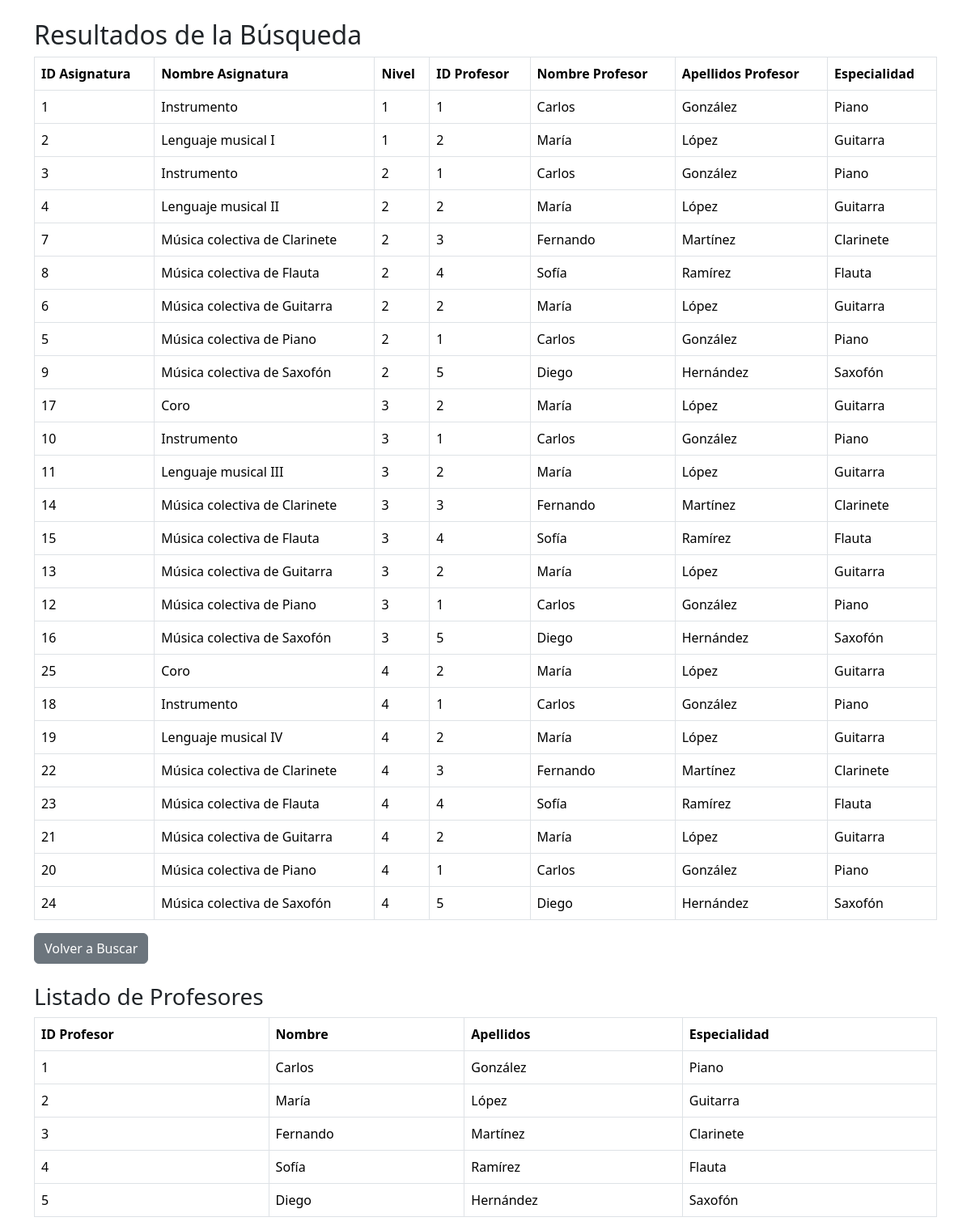
Page /escuelamusica/interfazAdmin/asignaturas/procesar_listaAsigProf2.php on the earlier database version.
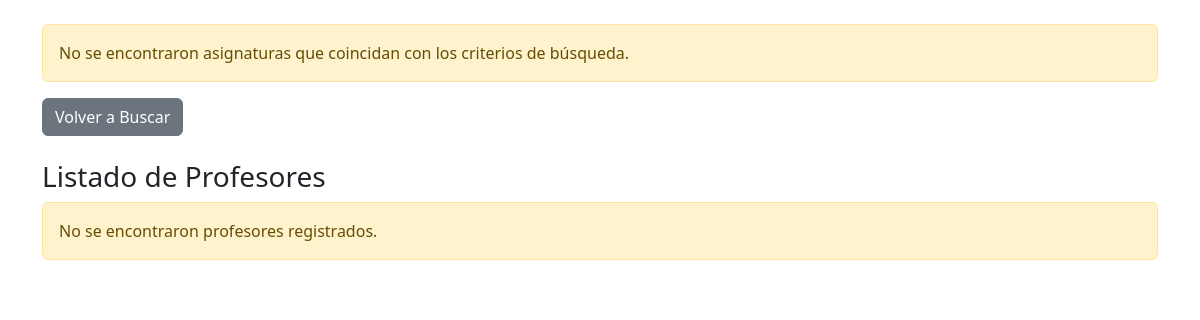
Same page on the later database version.
### tables this page shows
CREATE TABLE Asignaturas (
    id_asignatura INT AUTO_INCREMENT PRIMARY KEY,
    nombre VARCHAR(100) NOT NULL,
    nivel TINYINT NOT NULL,
    tipo ENUM('Individual', 'Colectiva') NOT NULL,
    id_profesor INT DEFAULT 1,
    id_especialidad INT,
    FOREIGN KEY (id_profesor) REFERENCES Profesores(id_profesor) ON DELETE SET NULL,
    FOREIGN KEY (id_especialidad) REFERENCES Especialidades(id_especialidad) ON DELETE SET NULL
);

CREATE TABLE Profesores (
    id_profesor INT AUTO_INCREMENT PRIMARY KEY,
    dni VARCHAR(9) NOT NULL UNIQUE,   
    nombre VARCHAR(100) NOT NULL,
    apellidos VARCHAR(100) NOT NULL,
    id_especialidad INT,
    telefono VARCHAR(15),
    email VARCHAR(100),
    FOREIGN KEY (id_especialidad) REFERENCES Especialidades(id_especialidad)
);

CREATE TABLE Especialidades (
    id_especialidad INT AUTO_INCREMENT PRIMARY KEY,
    nombre VARCHAR(100) NOT NULL UNIQUE
);

### escuelamusica/interfazAdmin/asignaturas/procesar_listaAsigProf2.php (the view, shortened to what this page needs)
<!DOCTYPE html>
<html lang="es">
<head>
    <link href="../../css/bootstrap.min.css" rel="stylesheet">
</head>
<body>
<?php
include('../../includes/conexion.php');
$sql = "SELECT
            A.id_asignatura AS id_asig,
            A.nombre AS nombre_asignatura,
            A.nivel,
            P.id_profesor AS id_prof,
            P.nombre AS nombre_profesor,
            P.apellidos AS apellido_profesor,
            E.nombre AS especialidad_profesor
        FROM
            Asignaturas A
        JOIN
            Profesores P ON A.id_profesor = P.id_profesor
        JOIN
            Especialidades E ON P.id_especialidad = E.id_especialidad
        WHERE 1=1";
$sql .= " ORDER BY A.nivel, A.nombre";
$resultado = mysqli_query($conexion, $sql);
if (mysqli_num_rows($resultado) > 0) {
    echo "<div class='container mt-4'>";
    echo "<h2>Resultados de la Búsqueda</h2>";
    echo "<table class='table table-bordered'>";
    echo "<thead><tr><th>ID Asignatura</th><th>Nombre Asignatura</th><th>Nivel</th><th>ID Profesor</th><th>Nombre Profesor</th><th>Apellidos Profesor</th><th>Especialidad</th></tr></thead>";
    echo "<tbody>";
    while ($row = mysqli_fetch_assoc($resultado)) {
        echo "<tr>";
        echo "<td>" . $row['id_asig'] . "</td>";
        echo "<td>" . $row['nombre_asignatura'] . "</td>";
        echo "<td>" . $row['nivel'] . "</td>";
        echo "<td>" . $row['id_prof'] . "</td>";
        echo "<td>" . $row['nombre_profesor'] . "</td>";
        echo "<td>" . $row['apellido_profesor'] . "</td>";
        echo "<td>" . $row['especialidad_profesor'] . "</td>";
        echo "</tr>";
    }
    echo "</tbody></table>";
    echo "<a href='listasFiltroAsigProf.php' class='btn btn-secondary'>Volver a Buscar</a>";
    echo "</div>";
} else {
    echo "<div class='container mt-4'>";
    echo "<div class='alert alert-warning' role='alert'>No se encontraron asignaturas que coincidan con los criterios de búsqueda.</div>";
    echo "<a href='listasFiltroAsigProf.php' class='btn btn-secondary'>Volver a Buscar</a>";
    echo "</div>";
}
$sql_profesores = "SELECT
                        P.id_profesor,
                        P.nombre,
                        P.apellidos,
                        E.nombre AS especialidad
                    FROM
                        Profesores P
                    JOIN
                        Especialidades E ON P.id_especialidad = E.id_especialidad";
$resultado_profesores = mysqli_query($conexion, $sql_profesores);
echo "<div class='container mt-4'>";
echo "<h3>Listado de Profesores</h3>";
if (mysqli_num_rows($resultado_profesores) > 0) {
    echo "<table class='table table-bordered'>";
    echo "<thead><tr><th>ID Profesor</th><th>Nombre</th><th>Apellidos</th><th>Especialidad</th></tr></thead>";
    echo "<tbody>";
    while ($profesor = mysqli_fetch_assoc($resultado_profesores)) {
        echo "<tr>";
        echo "<td>" . $profesor['id_profesor'] . "</td>";
        echo "<td>" . $profesor['nombre'] . "</td>";
        echo "<td>" . $profesor['apellidos'] . "</td>";
        echo "<td>" . $profesor['especialidad'] . "</td>";
        echo "</tr>";
    }
    echo "</tbody></table>";
} else {
    echo "<div class='alert alert-warning' role='alert'>No se encontraron profesores registrados.</div>";
}
echo "</div>";
?>
</body>
</html>

Differences in the rows shown:
removed asignaturas: id_asignatura "1", nombre "Instrumento", nivel "1", id_profesor.id_profesor "1", id_profesor.nombre "Carlos", id_profesor.apellidos "González", id_especialidad.nombre "Piano"
removed asignaturas: id_asignatura "2", nombre "Lenguaje musical I", nivel "1", id_profesor.id_profesor "2", id_profesor.nombre "María", id_profesor.apellidos "López", id_especialidad.nombre "Guitarra"
removed asignaturas: id_asignatura "3", nombre "Instrumento", nivel "2", id_profesor.id_profesor "1", id_profesor.nombre "Carlos", id_profesor.apellidos "González", id_especialidad.nombre "Piano"
removed asignaturas: id_asignatura "4", nombre "Lenguaje musical II", nivel "2", id_profesor.id_profesor "2", id_profesor.nombre "María", id_profesor.apellidos "López", id_especialidad.nombre "Guitarra"
removed asignaturas: id_asignatura "7", nombre "Música colectiva de Clarinete", nivel "2", id_profesor.id_profesor "3", id_profesor.nombre "Fernando", id_profesor.apellidos "Martínez", id_especialidad.nombre "Clarinete"
removed asignaturas: id_asignatura "8", nombre "Música colectiva de Flauta", nivel "2", id_profesor.id_profesor "4", id_profesor.nombre "Sofía", id_profesor.apellidos "Ramírez", id_especialidad.nombre "Flauta"
removed asignaturas: id_asignatura "6", nombre "Música colectiva de Guitarra", nivel "2", id_profesor.id_profesor "2", id_profesor.nombre "María", id_profesor.apellidos "López", id_especialidad.nombre "Guitarra"
removed asignaturas: id_asignatura "5", nombre "Música colectiva de Piano", nivel "2", id_profesor.id_profesor "1", id_profesor.nombre "Carlos", id_profesor.apellidos "González", id_especialidad.nombre "Piano"
removed asignaturas: id_asignatura "9", nombre "Música colectiva de Saxofón", nivel "2", id_profesor.id_profesor "5", id_profesor.nombre "Diego", id_profesor.apellidos "Hernández", id_especialidad.nombre "Saxofón"
removed asignaturas: id_asignatura "17", nombre "Coro", nivel "3", id_profesor.id_profesor "2", id_profesor.nombre "María", id_profesor.apellidos "López", especialidades.nombre "Guitarra"
removed asignaturas: id_asignatura "10", nombre "Instrumento", nivel "3", id_profesor.id_profesor "1", id_profesor.nombre "Carlos", id_profesor.apellidos "González", id_especialidad.nombre "Piano"
removed asignaturas: id_asignatura "11", nombre "Lenguaje musical III", nivel "3", id_profesor.id_profesor "2", id_profesor.nombre "María", id_profesor.apellidos "López", id_especialidad.nombre "Guitarra"
removed asignaturas: id_asignatura "14", nombre "Música colectiva de Clarinete", nivel "3", id_profesor.id_profesor "3", id_profesor.nombre "Fernando", id_profesor.apellidos "Martínez", id_especialidad.nombre "Clarinete"
removed asignaturas: id_asignatura "15", nombre "Música colectiva de Flauta", nivel "3", id_profesor.id_profesor "4", id_profesor.nombre "Sofía", id_profesor.apellidos "Ramírez", id_especialidad.nombre "Flauta"
removed asignaturas: id_asignatura "13", nombre "Música colectiva de Guitarra", nivel "3", id_profesor.id_profesor "2", id_profesor.nombre "María", id_profesor.apellidos "López", id_especialidad.nombre "Guitarra"
removed asignaturas: id_asignatura "12", nombre "Música colectiva de Piano", nivel "3", id_profesor.id_profesor "1", id_profesor.nombre "Carlos", id_profesor.apellidos "González", id_especialidad.nombre "Piano"
removed asignaturas: id_asignatura "16", nombre "Música colectiva de Saxofón", nivel "3", id_profesor.id_profesor "5", id_profesor.nombre "Diego", id_profesor.apellidos "Hernández", id_especialidad.nombre "Saxofón"
removed asignaturas: id_asignatura "25", nombre "Coro", nivel "4", id_profesor.id_profesor "2", id_profesor.nombre "María", id_profesor.apellidos "López", especialidades.nombre "Guitarra"
removed asignaturas: id_asignatura "18", nombre "Instrumento", nivel "4", id_profesor.id_profesor "1", id_profesor.nombre "Carlos", id_profesor.apellidos "González", id_especialidad.nombre "Piano"
removed asignaturas: id_asignatura "19", nombre "Lenguaje musical IV", nivel "4", id_profesor.id_profesor "2", id_profesor.nombre "María", id_profesor.apellidos "López", id_especialidad.nombre "Guitarra"
removed asignaturas: id_asignatura "22", nombre "Música colectiva de Clarinete", nivel "4", id_profesor.id_profesor "3", id_profesor.nombre "Fernando", id_profesor.apellidos "Martínez", id_especialidad.nombre "Clarinete"
removed asignaturas: id_asignatura "23", nombre "Música colectiva de Flauta", nivel "4", id_profesor.id_profesor "4", id_profesor.nombre "Sofía", id_profesor.apellidos "Ramírez", id_especialidad.nombre "Flauta"
removed asignaturas: id_asignatura "21", nombre "Música colectiva de Guitarra", nivel "4", id_profesor.id_profesor "2", id_profesor.nombre "María", id_profesor.apellidos "López", id_especialidad.nombre "Guitarra"
removed asignaturas: id_asignatura "20", nombre "Música colectiva de Piano", nivel "4", id_profesor.id_profesor "1", id_profesor.nombre "Carlos", id_profesor.apellidos "González", id_especialidad.nombre "Piano"
removed asignaturas: id_asignatura "24", nombre "Música colectiva de Saxofón", nivel "4", id_profesor.id_profesor "5", id_profesor.nombre "Diego", id_profesor.apellidos "Hernández", id_especialidad.nombre "Saxofón"
removed profesores: id_profesor "1", nombre "Carlos", apellidos "González", id_especialidad.nombre "Piano"
removed profesores: id_profesor "2", nombre "María", apellidos "López", id_especialidad.nombre "Guitarra"
removed profesores: id_profesor "3", nombre "Fernando", apellidos "Martínez", id_especialidad.nombre "Clarinete"
removed profesores: id_profesor "4", nombre "Sofía", apellidos "Ramírez", id_especialidad.nombre "Flauta"
removed profesores: id_profesor "5", nombre "Diego", apellidos "Hernández", id_especialidad.nombre "Saxofón"
Other differences:
text no longer shown: "Resultados de la Búsqueda ID Asignatura Nombre Asignatura Nivel ID Profesor Nombre Profesor Apellidos Profesor Especialidad ID Profesor Nombre Apellidos Especialidad"
text now shown: "No se encontraron asignaturas que coincidan con los criterios de búsqueda. No se encontraron profesores registrados."
